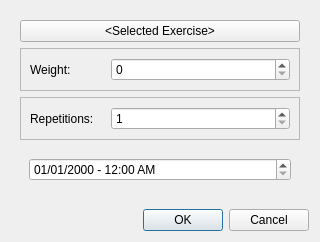
<?xml version="1.0" encoding="UTF-8"?>
<ui version="4.0">
 <class>SetInfoDialog</class>
 <widget class="QDialog" name="SetInfoDialog">
  <property name="windowModality">
   <enum>Qt::WindowModal</enum>
  </property>
  <property name="geometry">
   <rect>
    <x>0</x>
    <y>0</y>
    <width>320</width>
    <height>242</height>
   </rect>
  </property>
  <property name="windowTitle">
   <string>Exercise Information</string>
  </property>
  <layout class="QVBoxLayout" name="verticalLayout">
   <item>
    <widget class="QFrame" name="frame">
     <property name="frameShape">
      <enum>QFrame::NoFrame</enum>
     </property>
     <property name="frameShadow">
      <enum>QFrame::Plain</enum>
     </property>
     <property name="lineWidth">
      <number>0</number>
     </property>
     <layout class="QVBoxLayout" name="verticalLayout_2">
      <item>
       <widget class="QPushButton" name="set_exercise">
        <property name="text">
         <string>&lt;Selected Exercise&gt;</string>
        </property>
       </widget>
      </item>
      <item>
       <widget class="QFrame" name="frame_3">
        <property name="sizePolicy">
         <sizepolicy hsizetype="Preferred" vsizetype="Maximum">
          <horstretch>0</horstretch>
          <verstretch>0</verstretch>
         </sizepolicy>
        </property>
        <property name="frameShape">
         <enum>QFrame::StyledPanel</enum>
        </property>
        <property name="frameShadow">
         <enum>QFrame::Raised</enum>
        </property>
        <layout class="QHBoxLayout" name="horizontalLayout_2">
         <item>
          <widget class="QLabel" name="label">
           <property name="sizePolicy">
            <sizepolicy hsizetype="Minimum" vsizetype="Minimum">
             <horstretch>0</horstretch>
             <verstretch>0</verstretch>
            </sizepolicy>
           </property>
           <property name="maximumSize">
            <size>
             <width>75</width>
             <height>30</height>
            </size>
           </property>
           <property name="text">
            <string>Weight:</string>
           </property>
          </widget>
         </item>
         <item>
          <widget class="QSpinBox" name="set_weight">
           <property name="maximum">
            <number>1000</number>
           </property>
           <property name="singleStep">
            <number>5</number>
           </property>
          </widget>
         </item>
        </layout>
       </widget>
      </item>
      <item>
       <widget class="QFrame" name="frame_4">
        <property name="sizePolicy">
         <sizepolicy hsizetype="Preferred" vsizetype="Maximum">
          <horstretch>0</horstretch>
          <verstretch>0</verstretch>
         </sizepolicy>
        </property>
        <property name="frameShape">
         <enum>QFrame::StyledPanel</enum>
        </property>
        <property name="frameShadow">
         <enum>QFrame::Raised</enum>
        </property>
        <layout class="QHBoxLayout" name="horizontalLayout_3">
         <item>
          <widget class="QLabel" name="label_2">
           <property name="maximumSize">
            <size>
             <width>75</width>
             <height>30</height>
            </size>
           </property>
           <property name="text">
            <string>Repetitions:</string>
           </property>
          </widget>
         </item>
         <item>
          <widget class="QSpinBox" name="set_reps">
           <property name="minimum">
            <number>1</number>
           </property>
          </widget>
         </item>
        </layout>
       </widget>
      </item>
      <item>
       <widget class="QFrame" name="frame_2">
        <property name="sizePolicy">
         <sizepolicy hsizetype="Preferred" vsizetype="Minimum">
          <horstretch>0</horstretch>
          <verstretch>0</verstretch>
         </sizepolicy>
        </property>
        <property name="maximumSize">
         <size>
          <width>16777215</width>
          <height>50</height>
         </size>
        </property>
        <property name="frameShape">
         <enum>QFrame::NoFrame</enum>
        </property>
        <property name="frameShadow">
         <enum>QFrame::Plain</enum>
        </property>
        <layout class="QHBoxLayout" name="horizontalLayout">
         <item>
          <widget class="QDateTimeEdit" name="set_date">
           <property name="buttonSymbols">
            <enum>QAbstractSpinBox::UpDownArrows</enum>
           </property>
           <property name="correctionMode">
            <enum>QAbstractSpinBox::CorrectToNearestValue</enum>
           </property>
           <property name="currentSection">
            <enum>QDateTimeEdit::DaySection</enum>
           </property>
           <property name="displayFormat">
            <string>MM/dd/yyyy - hh:mm A</string>
           </property>
          </widget>
         </item>
        </layout>
       </widget>
      </item>
     </layout>
    </widget>
   </item>
   <item>
    <widget class="QDialogButtonBox" name="buttonBox">
     <property name="orientation">
      <enum>Qt::Horizontal</enum>
     </property>
     <property name="standardButtons">
      <set>QDialogButtonBox::Cancel|QDialogButtonBox::Ok</set>
     </property>
    </widget>
   </item>
  </layout>
 </widget>
 <resources/>
 <connections>
  <connection>
   <sender>buttonBox</sender>
   <signal>accepted()</signal>
   <receiver>SetInfoDialog</receiver>
   <slot>accept()</slot>
   <hints>
    <hint type="sourcelabel">
     <x>248</x>
     <y>254</y>
    </hint>
    <hint type="destinationlabel">
     <x>157</x>
     <y>274</y>
    </hint>
   </hints>
  </connection>
  <connection>
   <sender>buttonBox</sender>
   <signal>rejected()</signal>
   <receiver>SetInfoDialog</receiver>
   <slot>reject()</slot>
   <hints>
    <hint type="sourcelabel">
     <x>316</x>
     <y>260</y>
    </hint>
    <hint type="destinationlabel">
     <x>286</x>
     <y>274</y>
    </hint>
   </hints>
  </connection>
 </connections>
</ui>
